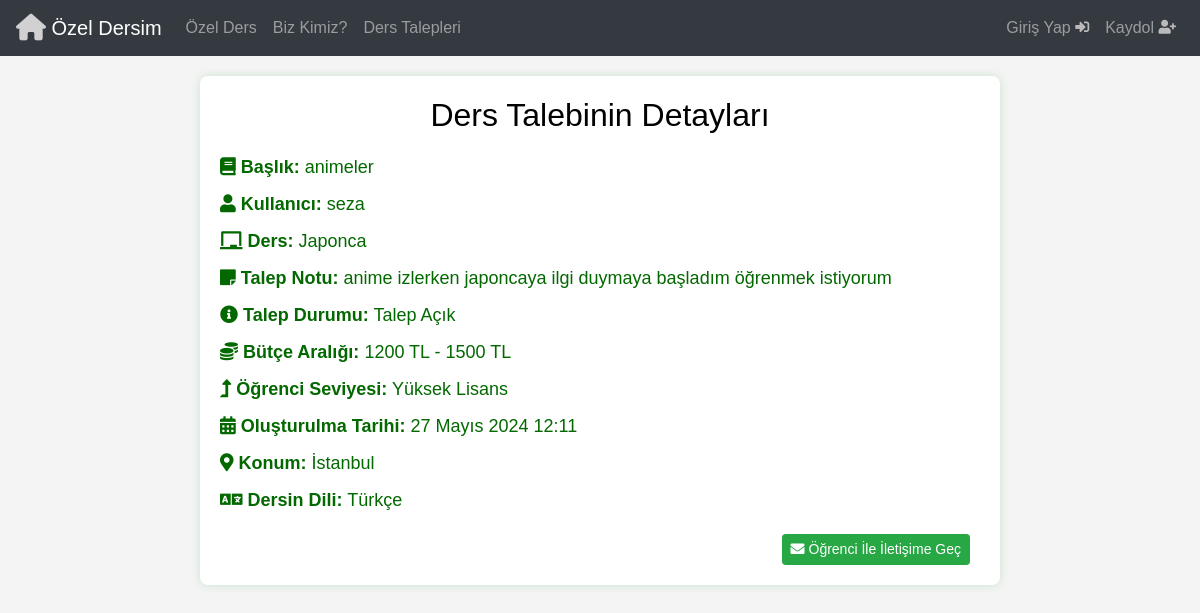
The app's page /talep_detay/50/ with its own data.
### Base/models.py (models this page shows, shortened)
class DersTalepleri(models.Model):
  seviye = [
    ('İlkokul', 'İlkokul'),
    ('Ortaokul', 'Ortaokul'),
    ('Lise', 'Lise'),
    ('Üniversite', 'Üniversite'),
    ('Yüksek Lisans','Yüksek Lisans'),
  ]
  kullanici = models.ForeignKey(User, on_delete=models.CASCADE)
  baslik = models.CharField(max_length=50)
  ders = models.ForeignKey(Ders, on_delete=models.CASCADE)
  talep_notu= models.TextField(max_length=200,null=True,blank=True)
  talep_durumu = models.BooleanField(default=False)
  min_butce = models.IntegerField(validators=[MinValueValidator(0)])
  max_butce = models.IntegerField(validators=[MaxValueValidator(10000)])
  ogrenci_seviyesi = models.CharField(max_length=50,choices=seviye)
  olusturulma_tarihi = models.DateTimeField(auto_now_add=True)
  konum = models.ForeignKey(Sehir, on_delete=models.CASCADE, null=True, blank=True, default=None)
  dil = models.ForeignKey(Dil,on_delete=models.CASCADE,default=None)

class Ders(models.Model):
  ders = models.CharField(max_length=50)
  def __str__(self) :
    return self.ders

class Sehir(models.Model):
  sehir = models.CharField(max_length=50)
  def __str__(self):
    return self.sehir

class Dil(models.Model):
  dil = models.CharField(max_length=50)
  def __str__(self):
    return self.dil

### Base/views.py (the view)
# urls.py: path('talep_detay/<str:pk>/', views.talep_detay, name='TalepDetay'),
def talep_detay(request, pk):
    ders_talebi = DersTalepleri.objects.get(id=pk)
    return render(request, 'TalepDetay.html', {'ders_talebi': ders_talebi})

### Templates/TalepDetay.html (shortened to what this page needs)
{% include 'navbar.html' %}
<!DOCTYPE html>
<html lang="tr">
<head>
    <link
      rel="stylesheet"
      href="https://stackpath.bootstrapcdn.com/bootstrap/4.5.2/css/bootstrap.min.css"
    />
    <link
      rel="stylesheet"
      href="https://cdnjs.cloudflare.com/ajax/libs/font-awesome/5.15.4/css/all.min.css"
    />
</head>
<body>
    <div class="container">
        <h1>Ders Talebinin Detayları</h1>
        <div class="request-details">
            <p><i class="fas fa-book"></i> <strong>Başlık:</strong> {{ ders_talebi.baslik }}</p>
            <p><i class="fas fa-user"></i> <strong>Kullanıcı:</strong> {{ ders_talebi.kullanici }}</p>
            <p><i class="fas fa-chalkboard"></i> <strong>Ders:</strong> {{ ders_talebi.ders }}</p>
            <p><i class="fas fa-sticky-note"></i> <strong>Talep Notu:</strong> {{ ders_talebi.talep_notu }}</p>
            <p><i class="fas fa-info-circle"></i>
                <strong>Talep Durumu:</strong> {% if ders_talebi.talep_durumu %}
                Eğitmen Bulundu {% else %}Talep Açık{% endif %}
            </p>
            <p><i class="fas fa-coins"></i> <strong>Bütçe Aralığı:</strong> {{ ders_talebi.min_butce }} TL -
                {{ ders_talebi.max_butce }} TL</p>
            <p><i class="fas fa-level-up-alt"></i> <strong>Öğrenci Seviyesi:</strong> {{ ders_talebi.ogrenci_seviyesi }}</p>
            <p><i class="fas fa-calendar-alt"></i> <strong>Oluşturulma Tarihi:</strong> {{ ders_talebi.olusturulma_tarihi }}</p>
            <p><i class="fas fa-map-marker-alt"></i> <strong>Konum:</strong> {{ ders_talebi.konum }}</p>
            <p><i class="fas fa-language"></i> <strong>Dersin Dili:</strong> {{ ders_talebi.dil }}</p>
        </div>
        {% if ders_talebi.kullanici == request.user %}
              <div class="right-actions">
                <a
                  href="{% url 'TalepDuzenle' ders_talebi.id %}"
                  class="btn btn-warning btn-sm btn-custom btn-warning-custom"
                  ><i class="fas fa-edit"></i> Talebi Düzenle</a
                >
                <a
                  href="{% url 'TalepSil' ders_talebi.id %}"
                  class="btn btn-danger btn-sm btn-custom btn-danger-custom"
                  ><i class="fas fa-trash"></i> Talebi Sil</a
                >
                <a
                  href="{% url 'TalepKabul' ders_talebi.id %}"
                  class="btn btn-success btn-sm btn-custom btn-success-custom"
                  ><i class="fas fa-check"></i> Talebi Kapat</a
                >
              </div>
        {% else %}
              {% if ders_talebi.talep_durumu == False %}
              <div class="right-actions">
                {% if request.user.is_authenticated %}
                <a
                  href="{% url 'IletisimeGec1' ders_talebi.id %}"
                  class="btn btn-success btn-sm btn-custom btn-success-custom"
                  ><i class="fas fa-envelope"></i> Öğrenci İle İletişime Geç</a
                >
                {% else %}
                <a
                  href="{% url 'register' %}"
                  class="btn btn-success btn-sm btn-custom btn-success-custom"
                  ><i class="fas fa-envelope"></i> Öğrenci İle İletişime Geç</a
                >
                {% endif %}
              </div>
              {% else %}
              <span class="text-muted">Talep Kapandı</span>
              {% endif %}
        {% endif %}
    </div>
</body>
</html>

### Templates/TalepDetay.html (style rules this page uses)
body { font-family: Arial, sans-serif; background-color: #f4f4f4; margin: 0; padding: 0; }
.container { max-width: 800px; margin: 20px auto; padding: 20px; background-color: #fff; border-radius: 8px; box-shadow: 0 0 10px rgb(203, 226, 205); }
h1 { font-size: 32px; margin-bottom: 20px; color: #000000; text-align: center; }
.request-details p { margin-bottom: 10px; font-size: 18px; color: #036800; }
.btn-custom { margin-right: 10px; }
.btn-success-custom { background-color: #28a745; border-color: #28a745; }
.right-actions { margin-top: 20px; text-align: right; }

### records on screen
DersTalepleri: baslik "animeler", kullanici "seza", ders "Japonca", talep_notu "anime izlerken japoncaya ilgi duymaya başladım öğrenmek istiyorum", min_butce "1200", max_butce "1500", ogrenci_seviyesi "Yüksek Lisans", olusturulma_tarihi "27 Mayıs 2024 12:11", konum "İstanbul", dil "Türkçe"
